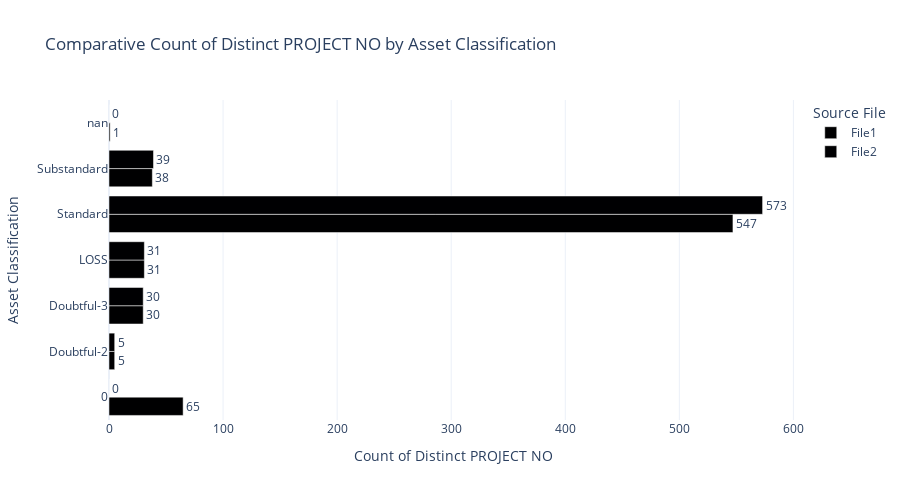

Notebook cell for this chart:
### Code cell
import pandas as pd
import plotly.express as px
import streamlit as st

def compare_project_counts_plotly(file1: str, file2: str, sheet_name=0):
    """
    Compare two Excel files and plot a modern interactive horizontal bar chart
    showing count of distinct PROJECT NO by Asset Classification using Plotly.
    """

    # Read Excel files with specific headers
    df1 = pd.read_excel(file1, sheet_name=sheet_name, header=1)
    df2 = pd.read_excel(file2, sheet_name=sheet_name, header=2)

    # Normalize classification column names
    if "Asset Classification as on 30.06.2025" in df1.columns:
        df1.rename(columns={"Asset Classification as on 30.06.2025": "Asset Classification"}, inplace=True)
    if "Asset classification" in df2.columns:
        df2.rename(columns={"Asset classification": "Asset Classification"}, inplace=True)

    # Convert PROJECT NO and Asset Classification to string
    df1["PROJECT NO"] = df1["PROJECT NO"].astype(str).str.strip()
    df2["PROJECT NO"] = df2["PROJECT NO"].astype(str).str.strip()
    df1["Asset Classification"] = df1["Asset Classification"].astype(str).str.strip()
    df2["Asset Classification"] = df2["Asset Classification"].astype(str).str.strip()

    # Group by classification
    counts1 = df1.groupby("Asset Classification")["PROJECT NO"].nunique()
    counts2 = df2.groupby("Asset Classification")["PROJECT NO"].nunique()

    # Combine into tidy DataFrame
    comparison = pd.DataFrame({
        "File1": counts1,
        "File2": counts2
    }).fillna(0).astype(int).reset_index()

    # Melt to long format for Plotly
    comparison_long = comparison.melt(
        id_vars="Asset Classification",
        value_vars=["File1", "File2"],
        var_name="File",
        value_name="Count"
    )

    # Create interactive horizontal grouped bar chart
    fig = px.bar(
        comparison_long,
        x="Count",
        y="Asset Classification",
        color="File",
        barmode="group",  # options: 'stack' or 'group'
        text="Count",
        orientation="h",
        height=500,
        labels={"Count": "Count of Distinct PROJECT NO", "Asset Classification": "Asset Classification"},
        title="Comparative Count of Distinct PROJECT NO by Asset Classification"
    )

    fig.update_layout(
        template="plotly_white",
        xaxis=dict(title="Count of Distinct PROJECT NO"),
        yaxis=dict(title="Asset Classification", automargin=True),
        legend_title_text="Source File",
        uniformtext_minsize=8,
        uniformtext_mode="hide"
    )

    fig.update_traces(textposition="outside")

    # Show in Streamlit
    st.plotly_chart(fig, use_container_width=True)

    return fig
compare_project_counts_plotly("Loan Book (31.03.2025).xlsx", "Loan Book (30.06.2025).xlsx")

### Figure 1 — Plotly figure (JSON) as saved in the notebook; plotly's stock layout.template omitted (floating-point values rounded to 4 significant figures)
{"data": [{"alignmentgroup": "True", "hovertemplate": "File=File1<br>Count of Distinct PROJECT NO=%{text}<br>Asset Classification=%{y}<extra></extra>", "legendgroup": "File1", "marker": {"color": "#000001", "pattern": {"shape": ""}}, "name": "File1", "offsetgroup": "File1", "orientation": "h", "showlegend": true, "text": [65.0, 5.0, 30.0, 31.0, 547.0, 38.0, 1.0], "textposition": "outside", "type": "bar", "x": [65, 5, 30, 31, 547, 38, 1], "xaxis": "x", "y": ["0", "Doubtful-2", "Doubtful-3", "LOSS", "Standard", "Substandard", "nan"], "yaxis": "y"}, {"alignmentgroup": "True", "hovertemplate": "File=File2<br>Count of Distinct PROJECT NO=%{text}<br>Asset Classification=%{y}<extra></extra>", "legendgroup": "File2", "marker": {"color": "#000002", "pattern": {"shape": ""}}, "name": "File2", "offsetgroup": "File2", "orientation": "h", "showlegend": true, "text": [0.0, 5.0, 30.0, 31.0, 573.0, 39.0, 0.0], "textposition": "outside", "type": "bar", "x": [0, 5, 30, 31, 573, 39, 0], "xaxis": "x", "y": ["0", "Doubtful-2", "Doubtful-3", "LOSS", "Standard", "Substandard", "nan"], "yaxis": "y"}], "layout": {"barmode": "group", "height": 500, "legend": {"title": {"text": "Source File"}, "tracegroupgap": 0}, "title": {"text": "Comparative Count of Distinct PROJECT NO by Asset Classification"}, "uniformtext": {"minsize": 8, "mode": "hide"}, "xaxis": {"anchor": "y", "domain": [0, 1], "title": {"text": "Count of Distinct PROJECT NO"}}, "yaxis": {"anchor": "x", "automargin": true, "domain": [0, 1], "title": {"text": "Asset Classification"}}}}
